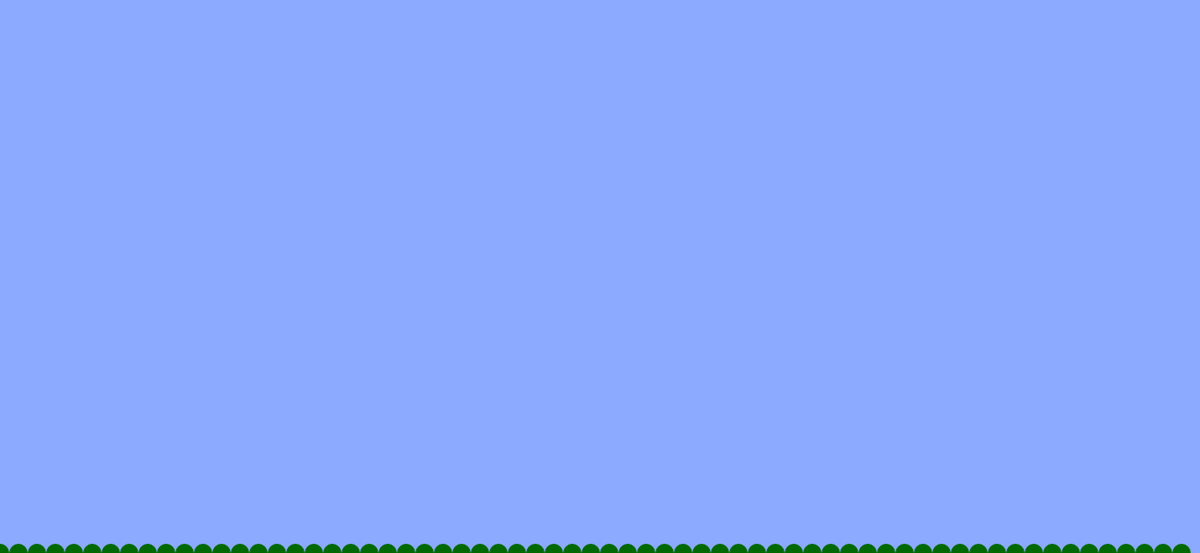
Frame 1 (no input)
Frame 60 (no input): identical to frame 1, image omitted
Frame 120 (the mouse pressed at the canvas centre since frame 60): identical to frame 1, image omitted

The p5.js sketch that drew this single still picture (run headless with seeded random() and noise() and a simulated clock; from frame 60 on, the mouse is pressed at the canvas centre):

// p5.js sketch
// ── sketch.js
var tree = [], walkers = [], stepSize = 1, yBias = 0.01, r = 10,k, treeSize = 2000, maxWalkers = 300, tooHigh = 0;

function setup() {
    createCanvas(1300,600);
    ellipseMode(RADIUS);
    for(var i = 0; i < width; i+=2*r) {
        tree.push(new Walker(i,height));
    }
}

function draw() {
    background(140,170,255);
    noStroke();
    tooHigh = 0;
    if(tree.length + walkers.length < treeSize && walkers.length < maxWalkers) {
        walkers.push(new Walker(random(width), 0))
    }
    for(k = 0; k < walkers.length; k++) {
        walkers[k].walk(50);
    }
    for(k = 0; k < tree.length; k++) {
        tree[k].checkY();
    }
    
    if(tooHigh>0) {
        tree.forEach(function(part) {
            part.y += lerp(0,1,tooHigh/200);
        });
    }
    tree.forEach(function(part) {
        part.show();
    });
}

function Walker (x, y) {
    this.x = x;
    this.y = y;
    
    this.walk = function (steps = 1) {
        for(var i = 0; i < steps; i++) {
            this.x += random(-stepSize, stepSize);
            this.x = constrain(this.x, 0, width);
            this.y += random(-stepSize, stepSize) + yBias;
            this.y = constrain(this.y, 0, height);
            if(this.collided()) {
                tree.push(this);
                walkers.splice(k,1);
                break;
            }
            
        }
        //this.show();
    }
    
    this.collided = function () {
        for(var j = 0; j < tree.length; j++) {
            if(distSq(this, tree[j]) < r*r*4) {
                this.x = (this.x + tree[j].x) / 2;
                this.y = (this.y + tree[j].y) / 2;
                return true;
            }
        }
        return false;
    }
    
    this.show = function () {
        fill(0,255-this.y/4,0);
        ellipse(this.x, this.y, r);
    }
    
    this.checkY = function () {
        if(this.y > height + r) {
            tree.splice(k,1);
        }
        else if(height / 3 - this.y > tooHigh) {
            tooHigh = height / 3 - this.y;
        }
    }
}


function distSq (a, b) {
    return ((a.x-b.x)*(a.x-b.x) + (a.y-b.y)*(a.y-b.y));
}
